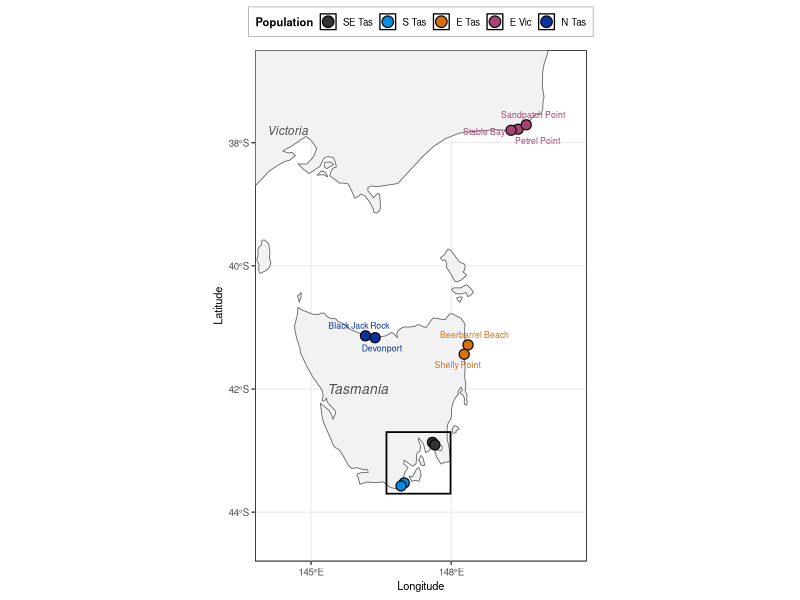
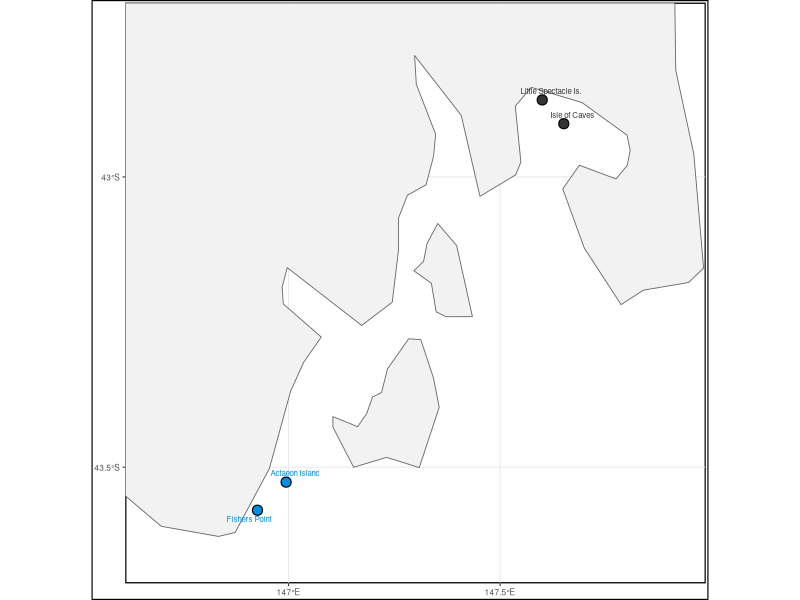
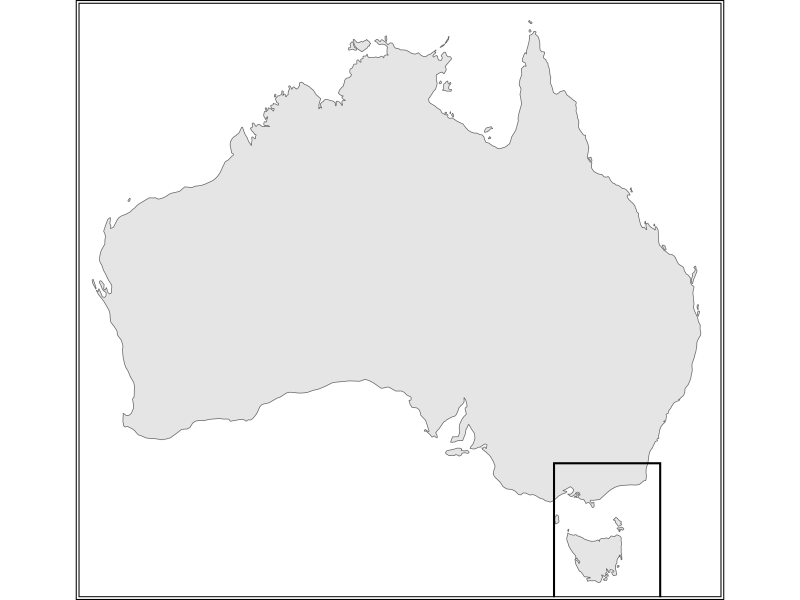

Recreate these plots in R, in order. (Note: this script raises an error after producing the figures.)
## ---- chunk 1
knitr::opts_chunk$set(echo=TRUE, message=FALSE, warning=FALSE, fig.width=10, fig.height=7, dpi=150)
## ---- chunk 2
library(ggplot2)
library(sf)
library(rnaturalearth)
library(rnaturalearthdata)
library(ggrepel)
library(cowplot)
## ---- chunk 3
aus_states <- ne_countries(country = "Australia", scale = "medium",
                           returnclass = "sf")

# TRUE for the talk, FALSE for the thesis.
USE_SHORT_NAMES <- TRUE

# Validated cluster palette, shared with the distance line and Figure 2.
# Order is the one used on the distance line: the focal population first,
# then the close partner, then the three medium ones.
pal <- c("#333333", "#008CDF", "#D76F0B", "#A74371", "#0C33A0")

pop_full <- c("Frederick Henry\n& Storm Bays",
              "Actaeon Island\n& Southport",
              "St Helens Point\n& Falmouth",
              "East Coast\nVictoria",
              "North Coast\nTasmania")

pop_short <- c("SE Tas", "S Tas", "E Tas", "E Vic", "N Tas")

pop_labels  <- if (USE_SHORT_NAMES) pop_short else pop_full
pop_colours <- setNames(pal, pop_labels)
pop_levels  <- pop_labels

# Publication-style base theme — B&W
base_theme <- theme_bw(base_size = 10) +
  theme(
    plot.title        = element_text(face = "bold", size = 10, colour = "black"),
    plot.subtitle     = element_text(size = 8, colour = "grey30"),
    plot.caption      = element_text(size = 7, colour = "grey50", hjust = 0),
    panel.background  = element_rect(fill = "white", colour = "black"),
    panel.grid.major  = element_line(colour = "grey90", linewidth = 0.3),
    panel.grid.minor  = element_blank(),
    plot.background   = element_rect(fill = "white", colour = NA),
    plot.margin       = margin(5, 5, 5, 5),
    legend.background = element_rect(fill = "white", colour = "grey70",
                                     linewidth = 0.3),
    legend.title      = element_text(size = 8, face = "bold"),
    legend.text       = element_text(size = 7),
    legend.key.size   = unit(0.4, "cm"),
    legend.position   = "top",
    legend.direction  = "horizontal",
    axis.title        = element_text(size = 8),
    axis.text         = element_text(size = 7)
  )
## ---- chunk 4
# Six individuals per cluster, drawn from the site codes below.
#
#   SE Tas, Frederick Henry & Storm Bays  LSI_4, LSI_5, LSI_6, LSI_7, LSI_20, IOC_9
#   S Tas,  Actaeon Island & Southport    ACT_4, ACT_5, ACT_17, FSH_3, FSH_7, FSH_16
#   E Tas,  St Helens Point & Falmouth    SHL_4, SHL_5, SHL_17, BBB_13, BBB_14, BBB_17
#   E Vic,  East Coast Victoria           DIP_1, DIP_3, DIP_7, SDP_13, SDP_15, PHK_4
#   N Tas,  North Coast Tasmania          ULV_2, ULV_3, ULV_15, DEV_10, DEV_11, DEV_16

sites_all <- data.frame(
  site = c("ACT", "FSH",
           "LSI", "IOC",
           "SHL", "BBB",
           "ULV", "DEV",
           "DIP", "SDP", "PHK"),
  location = c(
    "Actaeon Island", "Fishers Point",
    "Little Spectacle Is.", "Isle of Caves",
    "Shelly Point", "Beerbarrel Beach",
    "Black Jack Rock", "Devonport",
    "Petrel Point", "Sandpatch Point", "Stable Bay"
  ),
  lon = c(
    146.9943, 146.9266,
    147.5995, 147.6505,
    148.2785, 148.3599,
    146.1649, 146.3702,
    149.4323, 149.6060, 149.2816
  ),
  lat = c(
    -43.5258, -43.5742,
    -42.8674, -42.9083,
    -41.4353, -41.2835,
    -41.1361, -41.1670,
    -37.7809, -37.7096, -37.7979
  ),
  # index into pop_labels, so the labels can be switched without touching this
  pop_key = c(2, 2,
              1, 1,
              3, 3,
              5, 5,
              4, 4, 4),
  n_individuals = c(3, 3, 5, 1, 3, 3, 3, 3, 3, 2, 1)
)
sites_all$population <- factor(pop_labels[sites_all$pop_key],
                               levels = pop_levels)

# individuals per cluster, as a check
aggregate(n_individuals ~ population, sites_all, sum)
## ---- chunk 5

# Inset box coordinates — SE Tasmania clusters.
# coord_sf holds equal ground distances, so a square panel needs the
# longitude span widened by 1/cos(latitude): at ~43.2 S that is a factor of
# about 1.37. Computed rather than hard-coded so it stays square if the
# extent is changed.
inset_ylim   <- c(-43.7, -42.7)
inset_ymid   <- mean(inset_ylim)
lat_span     <- diff(inset_ylim)
lon_span     <- lat_span / cos(inset_ymid * pi / 180)
inset_xmid   <- 147.30
inset_xlim   <- inset_xmid + c(-1, 1) * lon_span / 2

# Numeric graticule breaks. coord_sf passes these to sf::st_graticule(),
# which needs actual values, not a breaks function.
inset_xbreaks <- seq(ceiling(inset_xlim[1] * 2) / 2,
                     floor(inset_xlim[2] * 2) / 2, by = 0.5)
inset_ybreaks <- seq(ceiling(inset_ylim[1] * 2) / 2,
                     floor(inset_ylim[2] * 2) / 2, by = 0.5)

# Main map extent
xlim_main <- c(143.8, 150.9)
ylim_main <- c(-44.8, -36.5)

p_main <- ggplot() +
  geom_sf(data = aus_states,
          fill = "grey95", colour = "grey40", linewidth = 0.3) +
  coord_sf(xlim = xlim_main, ylim = ylim_main, expand = FALSE) +
  geom_point(
    data  = sites_all,
    aes(x = lon, y = lat, fill = population),
    shape = 21, size = 3, stroke = 0.6, colour = "black"
  ) +
  # Labels for non-clustered sites only (SE TAS cluster is in the inset)
  geom_text_repel(
    data  = subset(sites_all, lat > -42.6),
    aes(x = lon, y = lat, label = location, colour = population),
    size          = 2.2,
    lineheight    = 0.85,
    box.padding   = unit(0.25, "lines"),
    point.padding = unit(0.25, "lines"),
    segment.size  = 0.3,
    max.overlaps  = 25,
    seed          = 42,
    show.legend   = FALSE
  ) +
  scale_fill_manual(values = pop_colours, name = "Population") +
  scale_colour_manual(values = pop_colours) +
  # Inset box outline
  annotate("rect",
           xmin = inset_xlim[1], xmax = inset_xlim[2],
           ymin = inset_ylim[1], ymax = inset_ylim[2],
           fill = NA, colour = "black", linewidth = 0.6) +
  # State labels
  annotate("text", x = 146.0, y = -42.0, label = "Tasmania",
           fontface = "italic", colour = "grey30", size = 3.5) +
  annotate("text", x = 144.5, y = -37.8, label = "Victoria",
           fontface = "italic", colour = "grey30", size = 3.0) +
  annotate("text", x = 139.5, y = -36.8, label = "South Australia",
           fontface = "italic", colour = "grey30", size = 3.0) +
  scale_x_continuous(name = "Longitude",
                     breaks = seq(139, 151, 3),
                     labels = function(x) paste0(x, "°E")) +
  scale_y_continuous(name = "Latitude",
                     breaks = seq(-44, -37, 2),
                     labels = function(y) paste0(abs(y), "°S")) +
  base_theme +
  guides(fill = guide_legend(override.aes = list(size = 3.5),
                             nrow = if (USE_SHORT_NAMES) 1 else 2),
         colour = "none")

p_main
## ---- chunk 6
# rendered square: extent is square and the chunk dimensions match

se_tas <- subset(sites_all, lat <= -42.6)

p_inset <- ggplot() +
  geom_sf(data = aus_states,
          fill = "grey95", colour = "grey40", linewidth = 0.3) +
  coord_sf(xlim = inset_xlim, ylim = inset_ylim, expand = FALSE) +
  geom_point(
    data  = se_tas,
    aes(x = lon, y = lat, fill = population),
    shape = 21, size = 3, stroke = 0.6, colour = "black"
  ) +
  geom_text_repel(
    data  = se_tas,
    aes(x = lon, y = lat, label = location, colour = population),
    size          = 2.0,
    lineheight    = 0.85,
    box.padding   = unit(0.2, "lines"),
    point.padding = unit(0.2, "lines"),
    segment.size  = 0.3,
    max.overlaps  = 30,
    seed          = 42,
    show.legend   = FALSE
  ) +
  scale_fill_manual(values = pop_colours) +
  scale_colour_manual(values = pop_colours) +
  scale_x_continuous(name = NULL,
                     breaks = inset_xbreaks,
                     labels = function(x) paste0(x, "°E")) +
  scale_y_continuous(name = NULL,
                     breaks = inset_ybreaks,
                     labels = function(y) paste0(abs(y), "°S")) +
  theme_bw(base_size = 8) +
  theme(
    panel.background = element_rect(fill = "white", colour = "black",
                                    linewidth = 0.8),
    panel.grid.major = element_line(colour = "grey90", linewidth = 0.3),
    panel.grid.minor = element_blank(),
    plot.background  = element_rect(fill = "white", colour = "black",
                                    linewidth = 0.8),
    axis.text        = element_text(size = 6),
    legend.position  = "none",
    plot.margin      = margin(2, 2, 2, 2)
  )

p_inset
## ---- chunk 7
p_locator <- ggplot() +
  geom_sf(data = aus_states,
          fill = "grey90", colour = "grey40", linewidth = 0.25) +
  annotate("rect",
           xmin = xlim_main[1], xmax = xlim_main[2],
           ymin = ylim_main[1], ymax = ylim_main[2],
           fill = NA, colour = "black", linewidth = 0.7) +
  coord_sf(xlim = c(112, 155), ylim = c(-44.5, -9), expand = FALSE) +
  theme_void() +
  theme(
    panel.background = element_rect(fill = "white", colour = "black",
                                    linewidth = 0.7),
    plot.background  = element_rect(fill = "white", colour = "black",
                                    linewidth = 0.7),
    plot.margin      = margin(2, 2, 2, 2)
  )

p_locator
## ---- chunk 8
out <- if (USE_SHORT_NAMES) "kelp_map_talk.png" else "kelp_map_thesis.png"

ggsave(out, plot = combined, width = 10, height = 7, dpi = 300, bg = "white")
